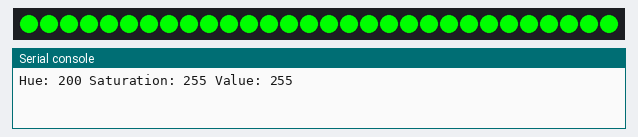
This program was run on a simulated Raspberry Pi Pico running MicroPython. Parts: 30 RGB LEDs in strip order, left to right, the last lines printed to the serial console. Library files of the repository ran but are not shown: neopixel.py.

Above: at 0.15 s.
At 10.0 s:
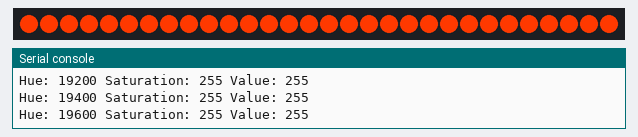
At 14.97 s:
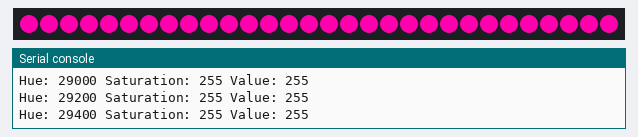
At 19.95 s:
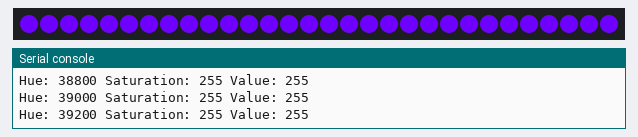
At 29.9 s:
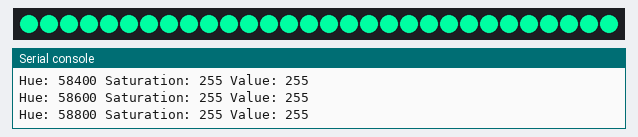
At 39.84 s:
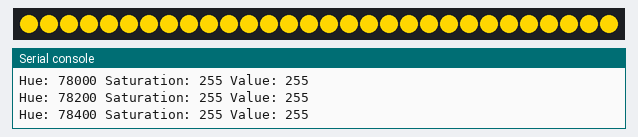

The program:

smothrainbow.py
```python
from time import sleep
from neopixel import Neopixel


numpix = 30
strip = Neopixel(numpix, 0, 2, "RGB")

strip.brightness(255)

hue = 0
saturation = 255
value = 255
while True:
    color = strip.colorHSV(hue, saturation, value)
    strip.fill(color)
    sleep(0.1)
    strip.show()

    hue += 200
    #saturation += 1
    #value += 1
    #value = value % 255
    print("Hue:", hue, "Saturation:", saturation, "Value:",value)
```
